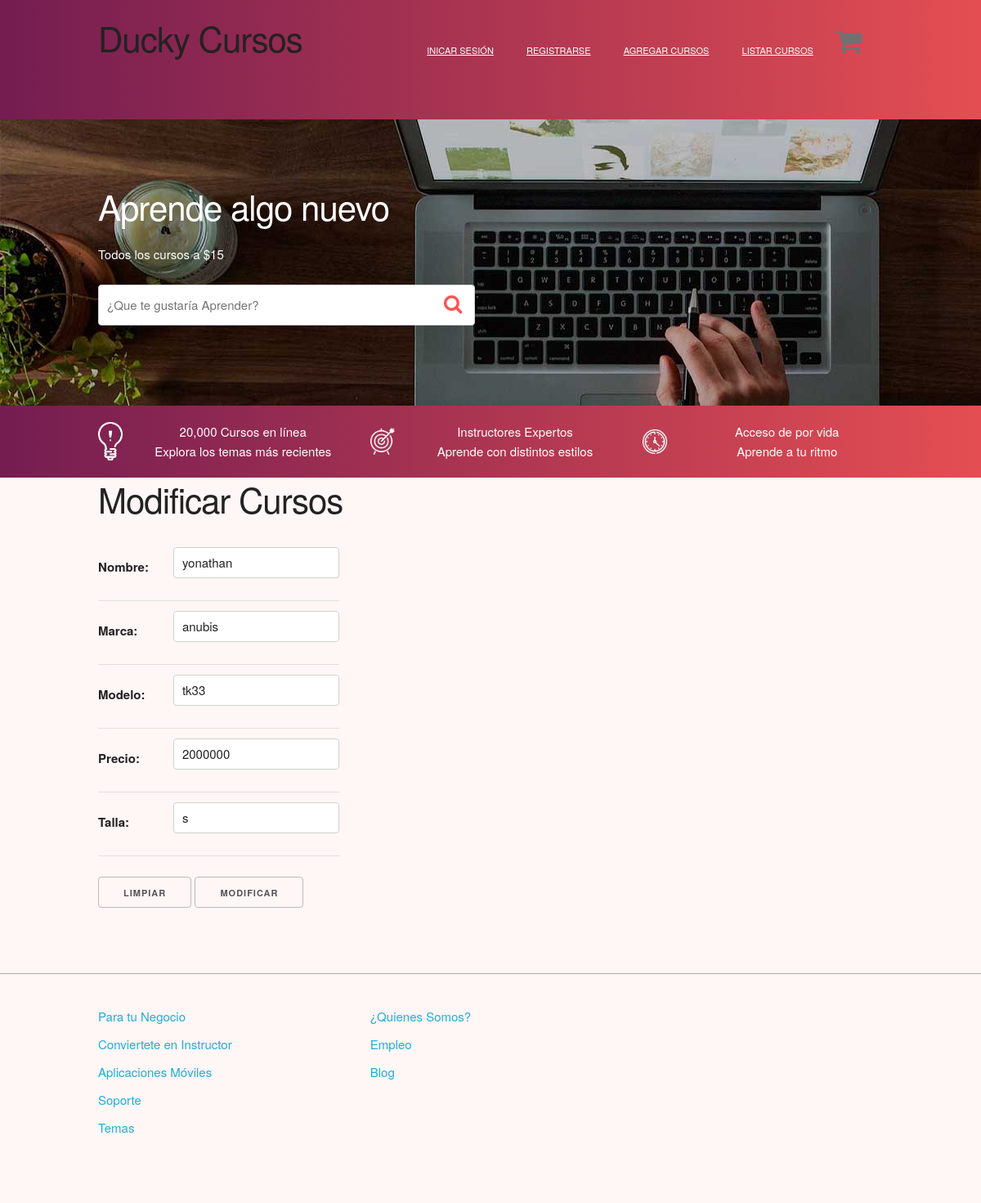
The app's page /mantenedor/modificarCursos.html/3/ with its own data.
### mantenedor/models.py (models this page shows)
class Producto(models.Model):
    nombre = models.CharField( max_length=50)
    marca = models.CharField( max_length=50)
    modelo = models.CharField( max_length=50)
    precio = models.IntegerField()
    talla = models.CharField( max_length=3)
    class Meta:
        db_table = 'producto'

### mantenedor/views.py (the view)
# urls.py: path('modificarCursos.html/<id>/', views.modificarCurso, name = 'modificarCurso'),
def modificarCurso(request, id) :
    producto = Producto.objects.get( id = id )
    data = {
        'form': ProductoForm(instance = producto)
    }
    if request.method == 'POST' :
        formulario = ProductoForm(data = request.POST, instance = producto)
        if formulario.is_valid():
            formulario.save()
            data['mensaje'] = "Modificación Exitosa !!"
            data['form'] = formulario
    return render(request,"mantenedor/Publico/modificarCursos.html", data)

### mantenedor/forms.py
class ProductoForm(ModelForm):
    class Meta:
        model = Producto
        fields = ['nombre', 'marca','modelo','precio','talla']

### mantenedor/templates/mantenedor/Publico/modificarCursos.html (shortened to what this page needs)
{%extends 'mantenedor/Publico/base.html' %}
{% load static %}
{% block contenido%}
<h2>Modificar Cursos</h2>
<form action="" method="POST">
    <table>
        {{ form.as_table }}
    </table>
    <input type="reset" value="Limpiar">
    <input type="submit" value="Modificar">
</form>
{% endblock %}

### mantenedor/static/mantenedor/FrWork/css/skeleton.css (style rules this page uses)
html { font-size: 62.5%; }
body { font-size: 1.5em; line-height: 1.6; font-weight: 400; font-family: "Raleway", "HelveticaNeue", "Helvetica Neue", Helvetica, Arial, sans-serif; color: #222; }
h1, h2, h3, h4, h5, h6 { margin-top: 0; margin-bottom: 2rem; font-weight: 300; }
h2 { font-size: 3.6rem; line-height: 1.25; letter-spacing: -0.1rem; }
@media (min-width: 550px) { h2 { font-size: 4.2rem; } }
.button, button, input[type="submit"], input[type="reset"], input[type="button"] { display: inline-block; height: 38px; padding: 0 30px; color: #555; text-align: center; font-size: 11px; font-weight: 600; line-height: 38px; letter-spacing: 0.1rem; text-transform: uppercase; text-decoration: none; white-space: nowrap; background-color: transparent; border-radius: 4px; border: 1px solid #bbb; cursor: pointer; box-sizing: border-box; }
input[type="email"], input[type="number"], input[type="search"], input[type="text"], input[type="tel"], input[type="url"], input[type="password"], textarea, select { height: 38px; padding: 6px 10px; background-color: #fff; border: 1px solid #d1d1d1; border-radius: 4px; box-shadow: none; box-sizing: border-box; }
input[type="email"], input[type="number"], input[type="search"], input[type="text"], input[type="tel"], input[type="url"], input[type="password"], textarea { -webkit-appearance: none; -moz-appearance: none; appearance: none; }
label, legend { display: block; margin-bottom: 0.5rem; font-weight: 600; }
th, td { padding: 12px 15px; text-align: left; border-bottom: 1px solid #e1e1e1; }
th:first-child, td:first-child { padding-left: 0; }
th:last-child, td:last-child { padding-right: 0; }
input, textarea, select, fieldset { margin-bottom: 1.5rem; }
pre, blockquote, dl, figure, table, p, ul, ol, form { margin-bottom: 2.5rem; }

### mantenedor/static/mantenedor/FrWork/css/custom.css (style rules this page uses)
body { background-color: #fff6f6; }

### records on screen
Producto: nombre "yonathan", marca "anubis", modelo "tk33", precio "2000000", talla "s"
